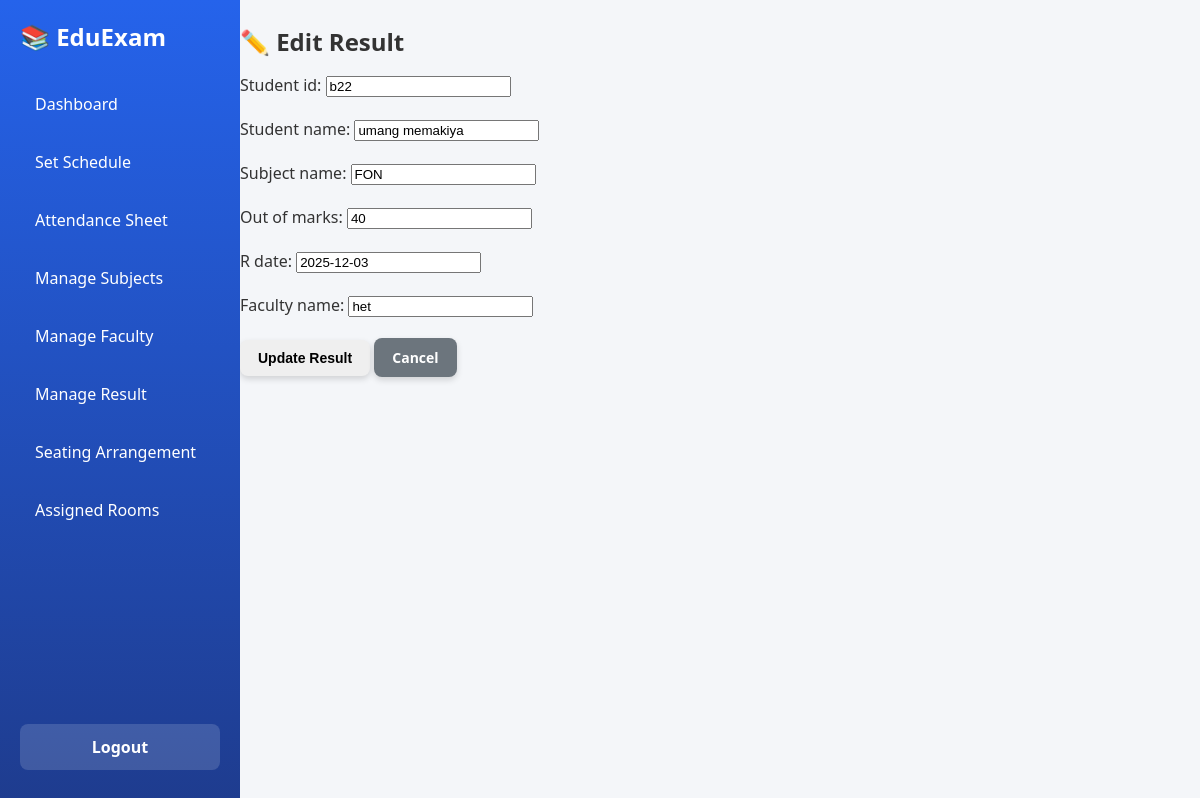
The app's page /edit-result/9/ (signed in) with its own data.
### exams/models.py (models this page shows, shortened)
class AdminResult(models.Model):
    student_id = models.CharField(max_length=50)
    student_name = models.CharField(max_length=100)
    r_date = models.DateField()
    out_of_marks = models.CharField(default=0)
    subject_code = models.CharField(max_length=20)
    subject_name = models.CharField(max_length=100)
    faculty_name = models.CharField(max_length=50)
    class Meta:
        db_table = "admin_results"

### exams/views.py (the view)
# urls.py: path("edit-result/<int:pk>/", views.edit_result, name="edit_result"),
@login_required(login_url='/admin-login/')
def edit_result(request, pk):
    result = get_object_or_404(AdminResult, pk=pk)
    if request.method == "POST":
        form = AdminResultForm(request.POST, instance=result)
        if form.is_valid():
            form.save()
            messages.success(request, "Result updated successfully.")
            return redirect("manage_result")
        else:
            messages.error(request, "Error updating result.")
    else:
        form = AdminResultForm(instance=result)
    return render(request, "edit_result.html", {"form": form, "result": result})

### exams/forms.py
class AdminResultForm(forms.ModelForm):
    class Meta:
        model = AdminResult
        fields = ['student_id', 'student_name', 'subject_name', 'out_of_marks', 'r_date', 'faculty_name']

### templates/edit_result.html (shortened to what this page needs)
{% extends "base.html" %}
{% block content %}
<div class="container mt-4">
    <h2>✏️ Edit Result</h2>
    <form method="post">
        {{ form.as_p }}
        <button type="submit" class="btn btn-primary">Update Result</button>
        <a href="{% url 'manage_result' %}" class="btn btn-secondary">Cancel</a>
    </form>
</div>
{% endblock %}

### static/css/style.css (style rules this page uses)
body { margin: 0; font-family: "Segoe UI", Tahoma, Geneva, Verdana, sans-serif; background: #f4f6f9; color: #333; }
h1, h2, h3, h4 { margin: 0; }
form label { font-weight: 500; color: #333; margin-bottom: 6px; display: inline-block; }
form .btn { padding: 10px 18px; border-radius: 8px; font-size: 14px; border: none; cursor: pointer; transition: 0.3s; }
form .btn-secondary { background: #6c757d; color: #fff; }
.btn { display: inline-block; padding: 8px 18px; font-size: 15px; font-weight: 600; border-radius: 8px; text-decoration: none; cursor: pointer; border: none; transition: all 0.25s ease-in-out; box-shadow: 0 3px 6px rgba(0,0,0,0.15); }

### records on screen
AdminResult: student_id "b22", student_name "umang memakiya", subject_name "FON", out_of_marks "40", r_date "2025-12-03", faculty_name "het"
